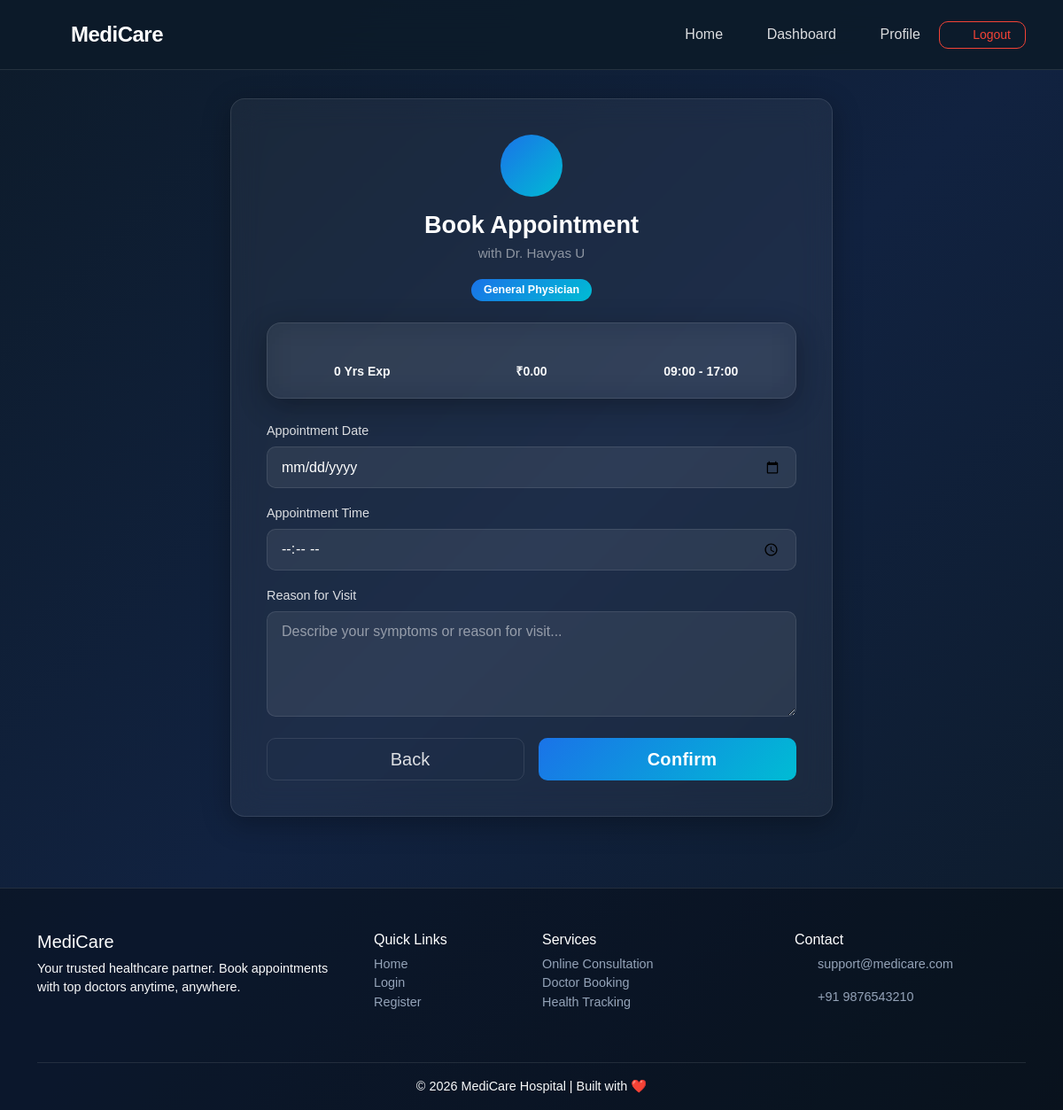
The app's page /book/3/ (signed in), older data.
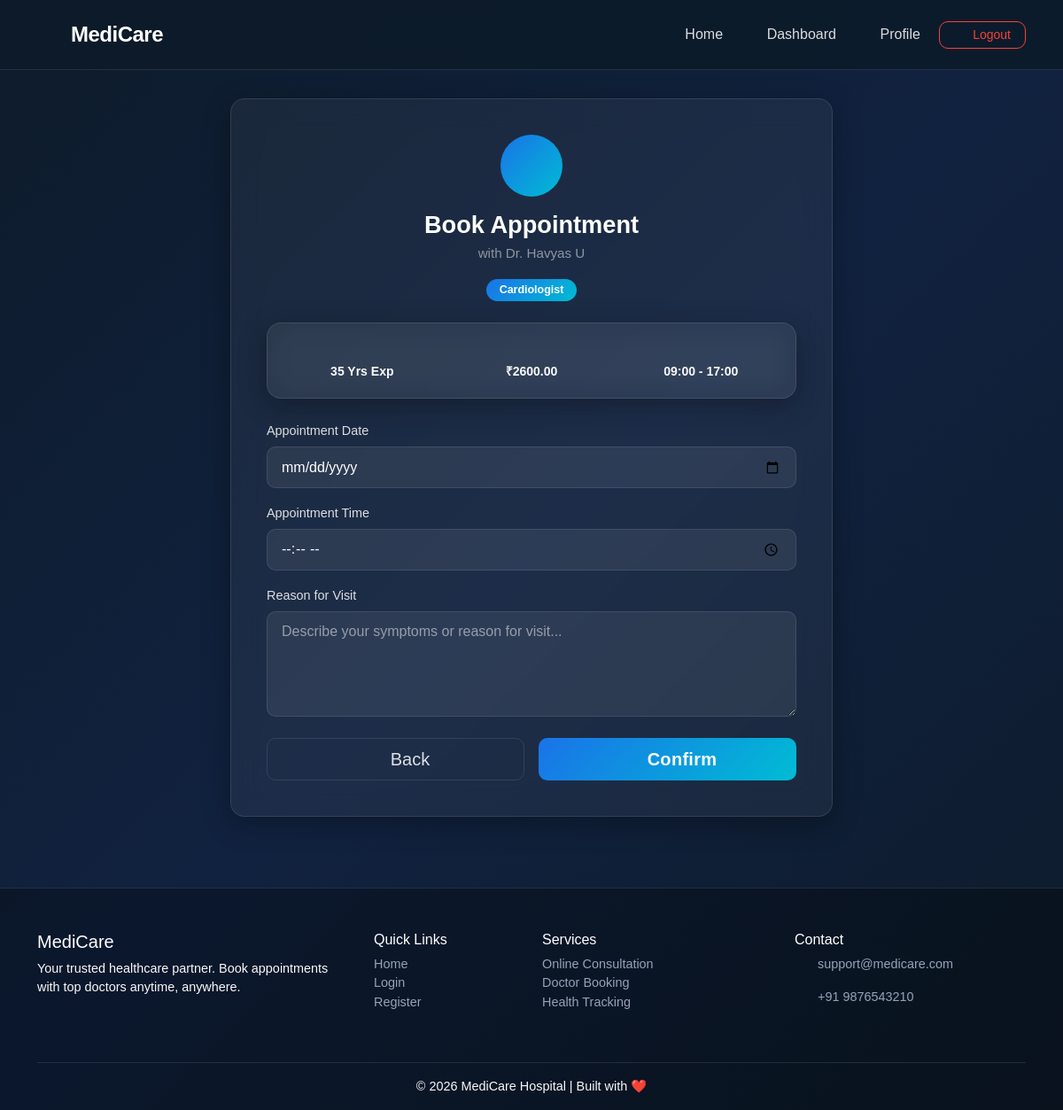
The same page, newer data.
### appointments/models.py (models this page shows, shortened)
class Doctor(models.Model):
    user = models.OneToOneField(User, on_delete=models.CASCADE, related_name='doctor_profile')
    specialization = models.CharField(max_length=100, choices=SPECIALIZATION_CHOICES)
    experience_years = models.PositiveIntegerField(default=0)
    consultation_fee = models.DecimalField(max_digits=8, decimal_places=2, default=0.00)
    available_from = models.TimeField(default='09:00')
    available_to = models.TimeField(default='17:00')
    bio = models.TextField(blank=True, null=True)
    is_available = models.BooleanField(default=True)
    created_at = models.DateTimeField(auto_now_add=True)

### appointments/views.py (the view)
    def wrapper(request, *args, **kwargs):
        if request.user.profile.role != 'patient':
            messages.error(request, "Only patients can book appointments.")
            return redirect('home')  # or doctor_dashboard
        return view_func(request, *args, **kwargs)

### appointments/forms.py
class AppointmentForm(forms.ModelForm):
    class Meta:
        model = Appointment
        fields = ['appointment_date', 'appointment_time', 'reason']
        widgets = {
            'appointment_date': forms.DateInput(attrs={
                'type': 'date',
                'class': 'form-control'
            }),
            'appointment_time': forms.TimeInput(attrs={
                'type': 'time',
                'class': 'form-control'
            }),
            'reason': forms.Textarea(attrs={
                'rows': 4,
                'placeholder': 'Describe your symptoms or reason for visit...',
                'class': 'form-control'
            }),
        }

### appointments/views.py (called while the page is built)
def patient_required(view_func):
    def wrapper(request, *args, **kwargs):
        if request.user.profile.role != 'patient':
            messages.error(request, "Only patients can book appointments.")
            return redirect('home')  # or doctor_dashboard
        return view_func(request, *args, **kwargs)
    return wrapper

### templates/book_appointment.html (shortened to what this page needs)
{% extends 'base.html' %}
{% block content %}
<div class="auth-wrapper">
    <div class="auth-card auth-card-wide glass-card">
        <div class="auth-header text-center mb-4">
            <div class="auth-icon mb-3">
                <i class="fas fa-calendar-plus"></i>
            </div>
            <h3 class="auth-title">Book Appointment</h3>
            <p class="auth-subtitle">with Dr. {{ doctor.user.get_full_name }}</p>
            <span class="badge badge-spec">{{ doctor.specialization }}</span>
        </div>
        <div class="doctor-info-box glass-card mb-4">
            <div class="row text-center g-3">
                <div class="col-4 d-flex flex-column align-items-center justify-content-center">
                    <i class="fas fa-briefcase text-primary mb-1"></i>
                    <p class="mb-0 small fw-600 text-light">{{ doctor.experience_years }} Yrs Exp</p>
                </div>
                <div class="col-4 d-flex flex-column align-items-center justify-content-center">
                    <i class="fas fa-rupee-sign text-success mb-1"></i>
                    <p class="mb-0 small fw-600 text-light">₹{{ doctor.consultation_fee }}</p>
                </div>
                <div class="col-4 d-flex flex-column align-items-center justify-content-center">
                    <i class="fas fa-clock text-warning mb-1"></i>
                    <p class="mb-0 small fw-600 text-light">
                        {{ doctor.available_from|time:"H:i" }} - {{ doctor.available_to|time:"H:i" }}</p>
                </div>
            </div>
        </div>
        <form method="POST">
            <div class="mb-3">
                <label class="form-label fw-500">Appointment Date</label>
                {{ form.appointment_date }}
            </div>
            <div class="mb-3">
                <label class="form-label fw-500">Appointment Time</label>
                {{ form.appointment_time }}
            </div>
            <div class="mb-4">
                <label class="form-label fw-500">Reason for Visit</label>
                {{ form.reason }}
            </div>
            <div class="d-flex gap-3">
                <a href="{% url 'patient_dashboard' %}" class="btn btn-outline-secondary w-50 btn-lg">
                    <i class="fas fa-arrow-left me-2"></i>Back
                </a>
                <button type="submit" class="btn btn-primary-custom w-50 btn-lg">
                    <i class="fas fa-calendar-check me-2"></i>Confirm
                </button>
            </div>
        </form>
    </div>
</div>
{% endblock %}

Row changes from the older to the newer data that the page shows:
changed Doctor "Havyas U": specialization "General Physician" → "Cardiologist"; experience_years "0" → "35"; consultation_fee "0.00" → "2600.00"
